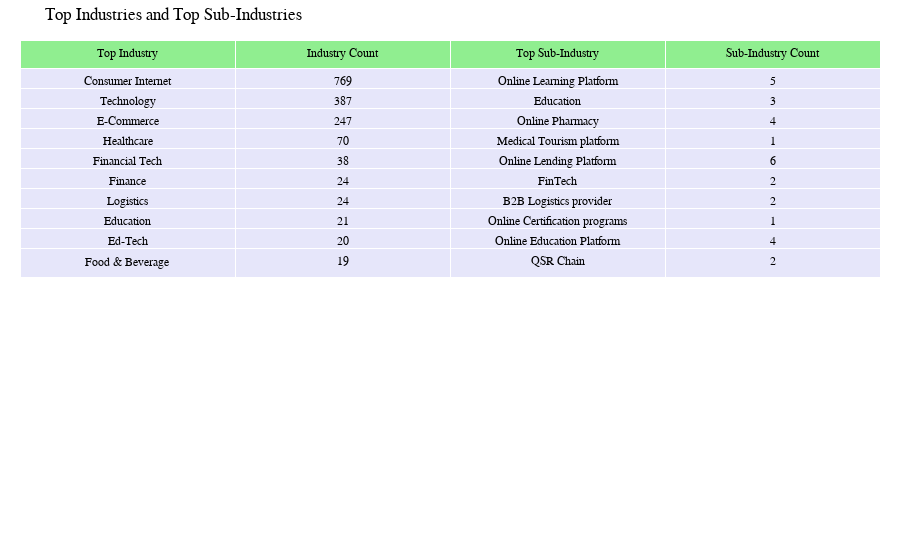

The code cell stored with this chart in its notebook:
### Markdown cell above
#### 2) Top Industries & Sub -Industries startup count wise 
- The visualization presents the top industries alongside their respective top sub-industries, providing a comprehensive overview of the dominant sectors and their corresponding niche areas within the startup ecosystem. Through this table, one can quickly discern the primary focus areas within each industry, shedding light on the varied landscape of entrepreneurial endeavors across different sectors.

### Code cell
import pandas as pd
import plotly.express as px

top_industries = final['Industry'].value_counts().head(10).index.tolist()
top_sub_industries = {}
for industry in top_industries:
    sub_industry_counts = final[final['Industry'] == industry]['Sub_Industry'].value_counts()
    top_sub_industries[industry] = {'Sub_Industry': sub_industry_counts.index[0], 'Sub_Industry_Count': sub_industry_counts.iloc[0], 'Industry_Count': final[final['Industry'] == industry].shape[0]}

table_data = []
for industry in top_industries:
    table_data.append([industry, top_sub_industries[industry]['Industry_Count'], top_sub_industries[industry]['Sub_Industry'], top_sub_industries[industry]['Sub_Industry_Count']])

table_df = pd.DataFrame(table_data, columns=['Top Industry', 'Industry Count', 'Top Sub-Industry', 'Sub-Industry Count'])
fig = go.Figure(data=[go.Table(
    header=dict(values=list(table_df.columns),
                fill_color='lightgreen',
                align='center'),
    cells=dict(values=[table_df['Top Industry'], table_df['Industry Count'], table_df['Top Sub-Industry'], table_df['Sub-Industry Count']],
               fill_color='lavender',
               align='center'))
])

fig.update_layout(
    title='Top Industries and Top Sub-Industries',
    font=dict(size=12, family='Arial', color='black'),
    margin=dict(l=20, r=20, t=40, b=20),
)

fig.show()

### Figure 1 — Plotly figure (JSON) as saved in the notebook; plotly's stock layout.template omitted (floating-point values rounded to 4 significant figures)
{"data": [{"cells": {"align": "center", "fill": {"color": "lavender"}, "values": [["Consumer Internet", "Technology", "E-Commerce", "Healthcare", "Financial Tech", "Finance", "Logistics", "Education", "Ed-Tech", "Food & Beverage"], [769, 387, 247, 70, 38, 24, 24, 21, 20, 19], ["Online Learning Platform", "Education", "Online Pharmacy", "Medical Tourism platform", "Online Lending Platform", "FinTech", "B2B Logistics provider", "Online Certification programs", "Online Education Platform", "QSR Chain"], [5, 3, 4, 1, 6, 2, 2, 1, 4, 2]]}, "header": {"align": "center", "fill": {"color": "lightgreen"}, "values": ["Top Industry", "Industry Count", "Top Sub-Industry", "Sub-Industry Count"]}, "type": "table"}], "layout": {"font": {"color": "black", "family": "Arial", "size": 12}, "margin": {"b": 20, "l": 20, "r": 20, "t": 40}, "title": {"text": "Top Industries and Top Sub-Industries"}}}
